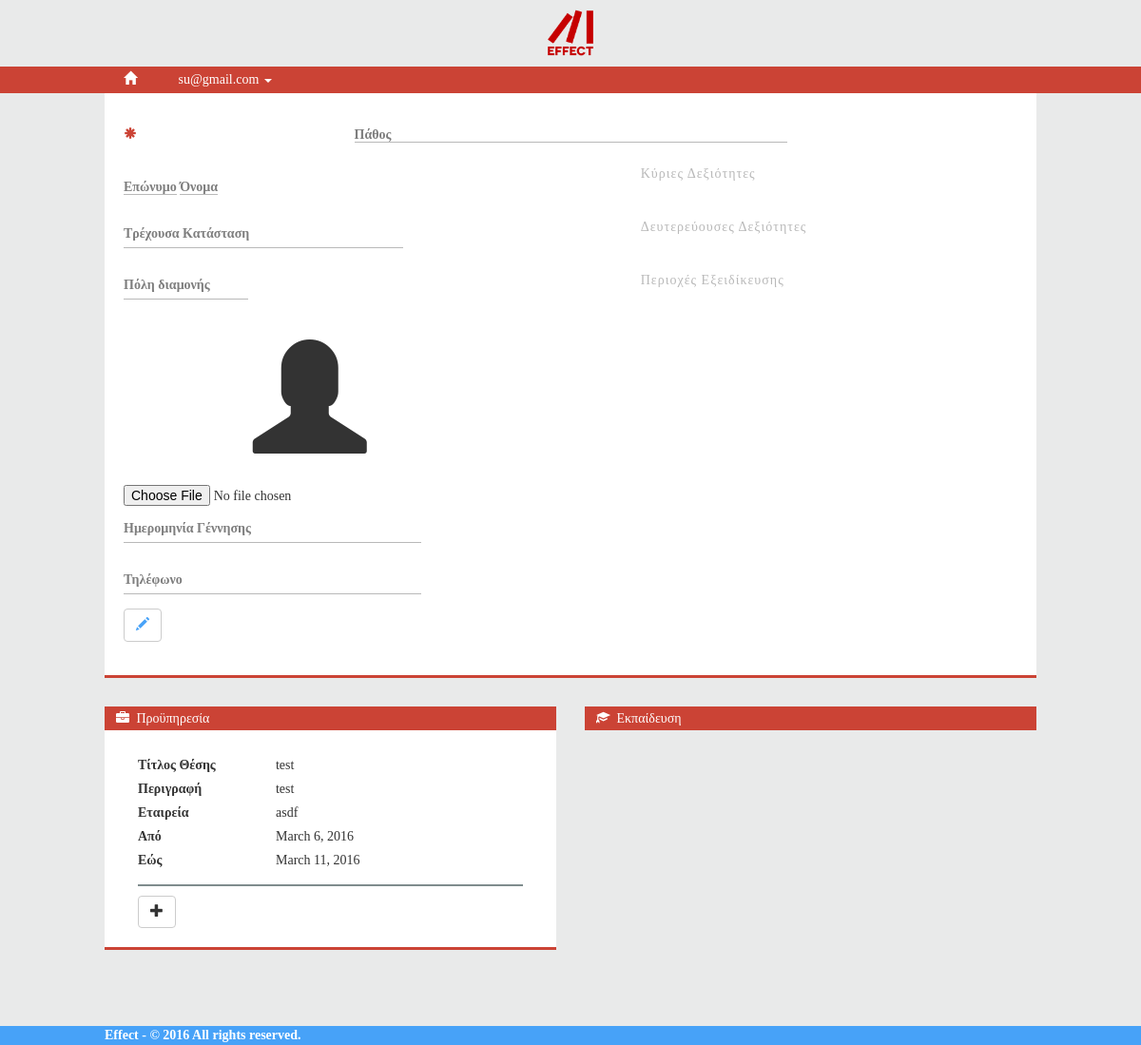
The app's page /account/profile (signed in), older data.
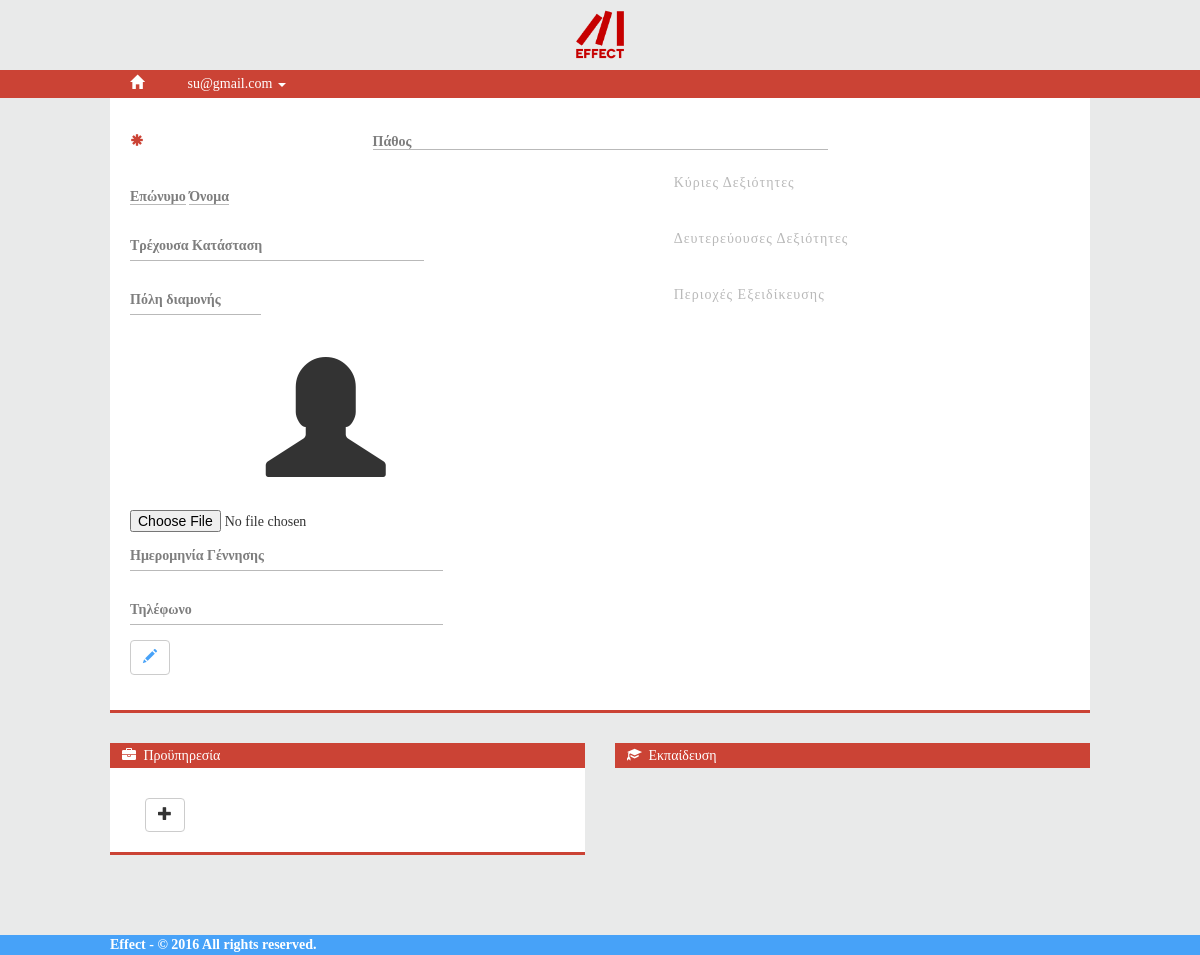
The same page, newer data.
### account_app/models.py (models this page shows, shortened)
class Position(models.Model):
    user = models.ForeignKey(EmailBasedUser, on_delete=models.CASCADE)
    title = models.CharField(max_length=255, blank=True)
    summary = models.TextField(max_length=1000, blank=True)
    start_date = models.DateField(null=True)
    end_date = models.DateField(null=True)
    is_current = models.BooleanField(default=False)
    company = models.CharField(max_length=255, blank=True)

### account_app/views.py (the view, shortened to what this page needs)
@login_required
def personal_profile(request):
    current_user = request.user # get the currently connected user
    avatar_path = None # initialize empty variable
    if current_user.user_type == 1:
        try:
            current_user_detail = TypeGUser.objects.get(user=current_user)
            if current_user_detail.avatar:
                avatar_path = '/'+current_user_detail.avatar.url
        except TypeGUser.DoesNotExist:
            current_user_detail = None
    if current_user.user_type == 1 or current_user.user_type == 2:
        try:
            positions = Position.objects.filter(user=current_user)
        except Position.DoesNotExist:
            positions = []
    context_dict = {'current_user': current_user,
                    'current_user_detail': current_user_detail,
                    'positions': positions,
                    'avatar_path':avatar_path,
                    }
    return render(request, 'account_app/personal_profile.html', context_dict)

### templates/account_app/personal_profile.html (shortened to what the changed rows need)
{% extends 'base.html' %}
{% load staticfiles %}
{% block dependencies %}
    <link rel="stylesheet" type="text/css" href="{% static 'css/css-code/account_app/personal_profile.css' %}">
    <link rel="stylesheet" type="text/css" href="{% static 'js/jquery-ui-1.11.4.custom/jquery-ui.min.css' %}">
{% endblock %}
{% block body_block %}
    <div class="max-width-980">
        {% if current_user.user_type == 1 %}
            <section>
                <form class="form-horizontal" method="post" action="/account/update_profile_Gtype" enctype="multipart/form-data">
                    <div class="profile-container">
                        <div class="row">
                            <div class="form-group">
                                <div class="col-sm-3">
                                    {% if not current_user_detail.alumn %}
                                        <div class="alumni">
                                            <span class="glyphicon glyphicon-asterisk"></span>
                                        </div>
                                    {% endif %}
                                </div>
                                <div class="col-sm-6">
                                    {% if current_user_detail.passion %}
                                        <div class="no-edit-state passion">
                                            <i class="fa fa-quote-left"></i>
                                                {{ current_user_detail.passion }}
                                            <i class="fa fa-quote-right"></i>
                                        </div>
                                    {% else %}
                                        <div class="no-edit-state empty-field"><label class="control-label">Πάθος</label></div>
                                    {% endif %}
                                </div>
                            </div>
                        </div>
                        <div class="row">
                            <div class="col-sm-5">
                                <div class="row">
                                    <div class="form-group">
                                        <div class="col-sm-12 no-edit-state">
                                            {% if current_user_detail.last_name %}
                                                <span class="name-placeholder">{{ current_user_detail.last_name }}</span>
                                            {% else %}
                                                <span class="empty-field"><label class="control-label">Επώνυμο</label></span>
                                            {% endif %}
                                            {% if current_user_detail.first_name %}
                                                <span class="name-placeholder">{{ current_user_detail.first_name }}</span>
                                            {% else %}
                                                <span class="empty-field"><label class="control-label">Όνομα</label></span>
                                            {% endif %}
                                        </div>
                                    </div>
                                </div>
                                <div class="row">
                                    <div class="row form-group">
                                        <div class="col-sm-12">
                                            <div class="no-edit-state">
                                                {% if current_user_detail.status %}
                                                    <div class="status row">
                                                        <div class="col-sm-1">
                                                            <i class="fa fa-briefcase"></i>
                                                        </div>
                                                        <div class="col-sm-11 text-justify">
                                                            {{ current_user_detail.status }}
                                                        </div>
                                                    </div>
                                                {% else %}
                                                    <div class="empty-field col-sm-9 no-padding"><label class="control-label">Τρέχουσα Κατάσταση</label></div>
                                                {% endif %}
                                            </div>
                                        </div>
                                    </div>
                                </div>
                                <div class="row">
                                    <div class="col-sm-4">
                                        <div class="form-group">
                                            <div class="no-edit-state">
                                                {% if current_user_detail.location %}
                                                    <div class="location">
                                                        {{ current_user_detail.location }}
                                                        <span class="glyphicon glyphicon-map-marker" aria-hidden="true"></span>
                                                    </div>
                                                {% else %}
                                                    <div class="empty-field">
                                                        <label class="control-label">Πόλη διαμονής</label>
                                                    </div>
                                                {% endif %}
                                            </div>
                                        </div>
                                    </div>
                                </div>
                                <div class="row">
                                    {% if avatar_path %}
                                        <img src="{{ avatar_path }}" class="col-sm-12">
                                    {% else %}
                                        <div class="empty-avatar"><span class="glyphicon glyphicon-user" aria-hidden="true"></span></div>
                                    {% endif %}
                                    <input type="file" name="avatar edit-state">
                                </div>
                            </div>
                            <div class="col-sm-7">
                                <div class="row">
                                    <div class="col-sm-6 col-sm-offset-3 no-padding">
                                        <label class="col-sm-12 grey-label">Κύριες Δεξιότητες</label>
                                        <div class="col-sm-12" id="skillTopVal">
                                        </div>
                                    </div>
                                </div>
                                <div class="row">
                                    <div class="col-sm-6 col-sm-offset-3 no-padding m-t-30">
                                        <label class="col-sm-12 grey-label">Δευτερεύουσες Δεξιότητες</label>
                                        <div class="col-sm-12" id="skillSecondaryVal">
                                        </div>
                                    </div>
                                </div>
                                <div class="row">
                                    <div class="col-sm-6 col-sm-offset-3 no-padding m-t-30">
                                        <label class="col-sm-12 grey-label">Περιοχές Εξειδίκευσης</label>
                                        <div class="col-sm-12" id="expertiseAreas">
                                        </div>
                                    </div>
                                </div>
                            </div>
                        </div>
                        <div class="row">
                            <div class="col-sm-4">
                                <div class="form-group">
                                    <div class="no-edit-state">
                                        {% if current_user_detail.date_of_birth %}
                                            <div>{{ current_user_detail.date_of_birth }}</div>
                                        {% else %}
                                            <div class="empty-field"><label class="control-label">Ημερομηνία Γέννησης</label></div>
                                        {% endif %}
                                    </div>
                                </div>
                            </div>
                        </div>
                        <div class="row">
                            <div class="col-sm-4">
                                <div class="form-group">
                                    <div class="no-edit-state">
                                        {% if current_user_detail.phone_number %}
                                            <div>{{ current_user_detail.phone_number }}</div>
                                        {% else %}
                                            <div class="empty-field"><label class="control-label">Τηλέφωνο</label></div>
                                        {% endif %}
                                    </div>
                                </div>
                            </div>
                        </div>
                        <div class="form-group">
                            <button type="button" class="btn btn-default no-edit-state"><span class="glyphicon glyphicon-pencil" aria-hidden="true"></span></button>
                        </div>
                    </div>
                </form>
            </section>
            <div class="row">
                <section class="col-sm-6" id="pastPositions">
                    <div class="section-header">
                        <i class="fa fa-briefcase icon"></i>
                        Προϋπηρεσία
                    </div>
                    <div id="experienceContainer" class="profile-container">
                        {% for i in positions%}
                            <div class="profile-container-entity">
                                <div class="no-edit-state">
                                    <div class="row">
                                        <div class="col-sm-4"><label>Τίτλος Θέσης</label></div>
                                        <div class="col-sm-8">{{ i.title }}</div>
                                    </div>
                                    <div class="row">
                                        <div class="col-sm-4"><label>Περιγραφή</label></div>
                                        <div class="col-sm-8">{{ i.summary }}</div>
                                    </div>
                                    <div class="row">
                                        <div class="col-sm-4"><label>Εταιρεία</label></div>
                                        <div class="col-sm-8">{{ i.company }}</div>
                                    </div>
                                    <div class="row">
                                        <div class="col-sm-4"><label>Από</label></div>
                                        <div class="col-sm-8">{{ i.start_date }}</div>
                                    </div>
                                    <div class="row">
                                        <div class="col-sm-4"><label>Εώς</label></div>
                                        <div class="col-sm-8">{{ i.end_date }}</div>
                                    </div>
                                </div>
                            </div>
                        {% endfor %}
                        <div class="buttons-container">
                            <button type="button" class="btn btn-default add-button"><span class="glyphicon glyphicon-plus" aria-hidden="true"></span></button>
                        </div>
                    </div>
                </section>
                <section class="col-sm-6">
                    <div class="section-header">
                        <span class="glyphicon glyphicon-education icon" aria-hidden="true"></span>
                        Εκπαίδευση
                    </div>
                </section>
            </div>
        {% endif %}
    </div>
{% endblock %}

Row changes from the older to the newer data that the page shows:
removed Position: title "test", summary "test", company "asdf", start_date "March 6, 2016", end_date "March 11, 2016"
